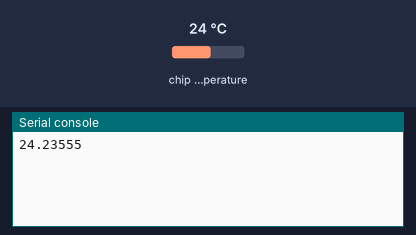
Recording of a program running on a simulated Raspberry Pi Pico running MicroPython. On the bench: the last lines printed to the serial console. The test bench sets the inputs (shaded band); at power-on: chip temperature 24 °C.

Above: at 1.2 s.
1.3 s: chip temperature set to 1 °C
At 3.4 s:
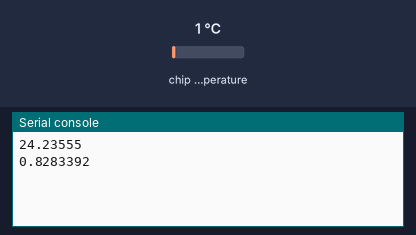
4.0 s: chip temperature set to 11 °C
At 5.0 s:
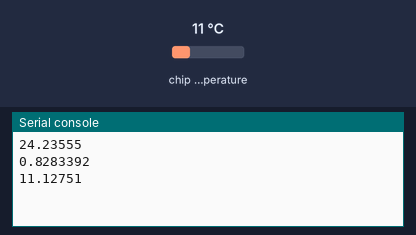
Timing chart, 0 to 7.0 s (numbered marks = the images above; inputs shaded):
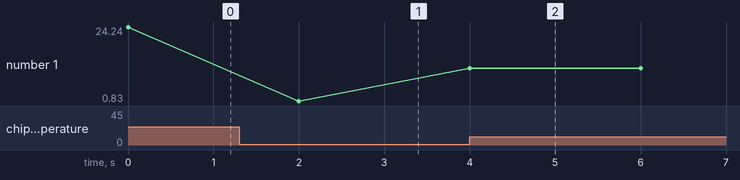

The program:

Temperature.py
```python
import machine
import utime

sensor_temp = machine.ADC(4) #temp sensor in RP2040
conversion_factor = 3.3/(65535)

while True:
	reading = sensor_temp.read_u16() * conversion_factor
	temperatureC = 27 - (reading - .706)/.001721 #converts to degrees C
	temperatureF = (temperatureC * 9/5) + 32

	print(temperatureC)
	utime.sleep(2)
```

Measured:
- after the input at 1.3 s, the serial console: prints a new line after 0.70 s (image 1)
- after the input at 4.0 s, the serial console: prints a new line at once (image 2)
- plotted number 1: 24.24 → 0.83 after the input at 1.3 s, 0.83 → 11.13 after the input at 4.0 s
